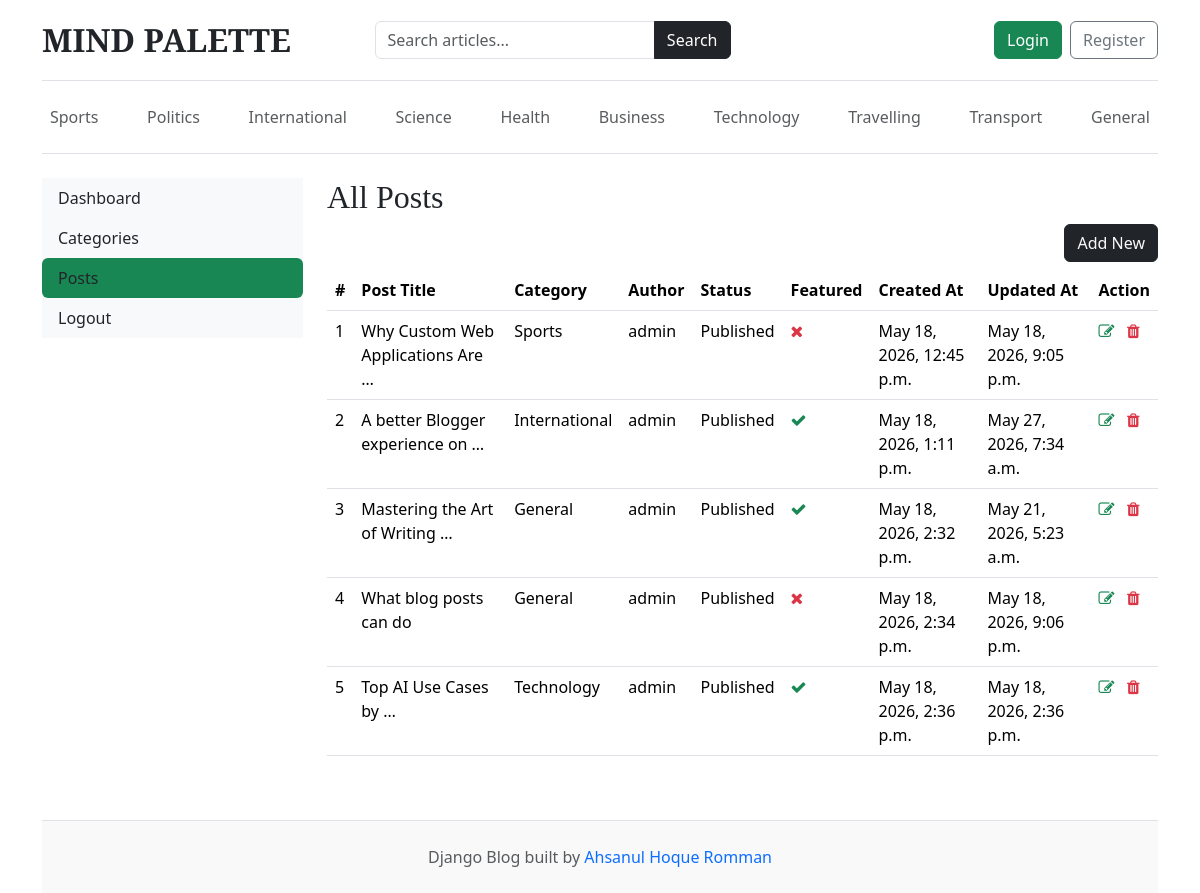
The app's page /dashboard/posts/ with its own data.
### blogs/models.py (models this page shows)
class Category(models.Model):
    category_name = models.CharField(max_length=80, unique=True)
    created_at = models.DateTimeField(auto_now_add=True)
    updated_at = models.DateTimeField(auto_now=True)
    class Meta:
        verbose_name_plural = 'Categories'
    def __str__(self):
        return self.category_name

class Blog(models.Model):
    title = models.CharField(max_length=100)
    slug = models.SlugField(max_length=150, unique=True, blank=True)
    category = models.ForeignKey(Category, on_delete=models.CASCADE)
    author = models.ForeignKey(User, on_delete=models.CASCADE)
    featured_image = models.ImageField(upload_to='blogs/%Y/%m/%d/')
    short_description = models.TextField(max_length=300)
    blog_body = models.TextField()
    status = models.CharField(max_length=20, choices=STATUS_CHOICE , default="Draft")
    is_featured = models.BooleanField(default=False)
    created_at = models.DateTimeField(auto_now_add=True)
    updated_at = models.DateTimeField(auto_now=True)
    def __str__(self):
        return self.title

### dashboards/views.py (the view)
# urls.py: path('posts/', views.posts, name= 'posts'),
def posts(request):
    posts = Blog.objects.all()
    context = {
        'posts' : posts,
    }
    return render(request, 'dashboard/posts.html', context)

### blogs/context_processors.py (called while the page is built)
def get_categories(request):
    categories = Category.objects.all()
    return dict (categories=categories)

def get_SocialLinks(request):
    social_links = SocialLinks.objects.all()
    return dict(social_links = social_links)

### templates/dashboard/posts.html (shortened to what this page needs)
{% extends 'base.html' %}
{% block content %}
<div class="row">
    {% include 'dashboard/sidebar.html' %}
    <div class="col-md-9">
        <h2>All Posts</h2>
        <a href="{% url "add_post" %}" class="btn btn-dark text-light float-end mb-2">Add New</a>
        <table class="table table-hover">
            <thead>
              <tr>
                <th>#</th>
                <th>Post Title</th>
                <th>Category</th>
                <th>Author</th>
                <th>Status</th>
                <th>Featured</th>
                <th>Created At</th>
                <th>Updated At</th>
                <th>Action</th>
              </tr>
            </thead>
            <tbody>
            {% for post in posts %}
              <tr>
                <td>{{ forloop.counter }}</td>
                <td>{{ post | truncatewords:5 }}</td>
                <td>{{ post.category}}</td>
                <td>{{ post.author}}</td>
                <td>{{ post.status}}</td>
                <td>{% if post.is_featured %} <i class="fa fa-check text-success"></i> {% else %} <i class="fa fa-times text-danger"></i>{% endif %}</td>
                <td>{{ post.created_at }}</td>
                <td>{{ post.updated_at }}</td>
                <td>
                    <a href="{% url "edit_post" post.id %}"><i class="fa fa-edit text-success"></i></a>
                    <a href="{% url "delete_post" post.id %}"><i class="fa fa-trash text-danger"></i></a>
                </td>
              </tr>
            {% endfor %}
            </tbody>
          </table>
    </div>
</div>
{% endblock %}

### templates/base.html (shortened to what this page needs)
{% load static %}
<!DOCTYPE html>
<html lang="en">
<head>
    <link href="https://cdn.jsdelivr.net/npm/bootstrap@5.3.7/dist/css/bootstrap.min.css"
          rel="stylesheet">
    <link href="{% static 'css/blog.css' %}"
          rel="stylesheet">
    <link rel="stylesheet" href="https://cdnjs.cloudflare.com/ajax/libs/font-awesome/4.7.0/css/font-awesome.min.css">
</head>
<body>
    <div class="container">
        <header class="blog-header py-3 border-bottom">
            <div class="row flex-nowrap justify-content-between align-items-center">
                <div class="col-lg-3 col-md-3 col-12 mb-3 mb-md-0">
                    <a class="blog-header-logo text-dark text-decoration-none fs-2 fw-bold"
                       href="/">
                        MIND PALETTE
                    </a>
                </div>
                <div class="col-lg-4 col-md-5 col-12 mb-3 mb-md-0">
                    <form action="{% url 'search' %}"
                          method="GET">
                        <div class="input-group">
                            <input type="text"
                                   name="keyword"
                                   class="form-control"
                                   placeholder="Search articles..."
                                   required>
                            <button class="btn btn-dark"
                                    type="submit">
                                Search
                            </button>
                        </div>
                    </form>
                </div>
                <div class="col-lg-4 col-md-4 col-12 d-flex justify-content-md-end justify-content-start">
                    {% if not user.is_authenticated %}
                    <a class="btn btn-success me-2"
                       href="{% url 'login' %}">
                        Login
                    </a>
                    <a class="btn btn-outline-secondary"
                       href="{% url 'register' %}">
                        Register
                    </a>
                    {% else %}
                    <span><a class="btn btn-primary" href="{% url "dashboard" %}">Dashboard</a></span>
                    &emsp;
                    <span><a class="btn btn-danger" href="{% url "logout" %}">Logout</a></span>
                    {% endif %}
                </div>
            </div>
        </header>
        <div class="nav-scroller py-3 mb-4 border-bottom">
            <nav class="nav d-flex justify-content-between flex-wrap">
                {% for category in categories %}
                <a class="p-2 text-muted text-decoration-none"
                   href="{% url 'posts_by_category' category.id %}">
                    {{ category.category_name }}
                </a>
                {% endfor %}
            </nav>
        </div>
        {% block content %}
        {% endblock %}
        <footer class="blog-footer border-top mt-5 py-4 text-center text-muted">
            <p class="mb-0">
                Django Blog built by
                <a href="#"
                   class="text-decoration-none">
                    Ahsanul Hoque Romman
                </a>
            </p>
        </footer>
    </div>
</body>
</html>

### static/css/blog.css (style rules this page uses)
.blog-header { border-bottom: 1px solid #e5e5e5; }
.blog-header-logo { font-family: "Playfair Display", Georgia, "Times New Roman", serif; font-size: 2.25rem; }
h1, h2, h3, h4, h5, h6 { font-family: "Playfair Display", Georgia, "Times New Roman", serif; }
.blog-footer { padding: 2.5rem 0; color: #727272; text-align: center; background-color: #f9f9f9; border-top: .05rem solid #e5e5e5; }
.blog-footer p:last-child { margin-bottom: 0; }

### records on screen
Category: category_name "Sports"
Category: category_name "Politics"
Category: category_name "International"
Category: category_name "Science"
Category: category_name "Health"
Category: category_name "Business"
Category: category_name "Technology"
Category: category_name "Travelling"
Category: category_name "Transport"
Category: category_name "General"
Blog: title "Why Custom Web Applications Are …", category "Sports", author "admin", status "Published", is_featured False (drawn), created_at "May 18, 2026, 12:45 p.m.", updated_at "May 18, 2026, 9:05 p.m."
Blog: title "A better Blogger experience on …", category "International", author "admin", status "Published", is_featured True (drawn), created_at "May 18, 2026, 1:11 p.m.", updated_at "May 27, 2026, 7:34 a.m."
Blog: title "Mastering the Art of Writing …", category "General", author "admin", status "Published", is_featured True (drawn), created_at "May 18, 2026, 2:32 p.m.", updated_at "May 21, 2026, 5:23 a.m."
Blog: title "What blog posts can do", category "General", author "admin", status "Published", is_featured False (drawn), created_at "May 18, 2026, 2:34 p.m.", updated_at "May 18, 2026, 9:06 p.m."
Blog: title "Top AI Use Cases by …", category "Technology", author "admin", status "Published", is_featured True (drawn), created_at "May 18, 2026, 2:36 p.m.", updated_at "May 18, 2026, 2:36 p.m."
